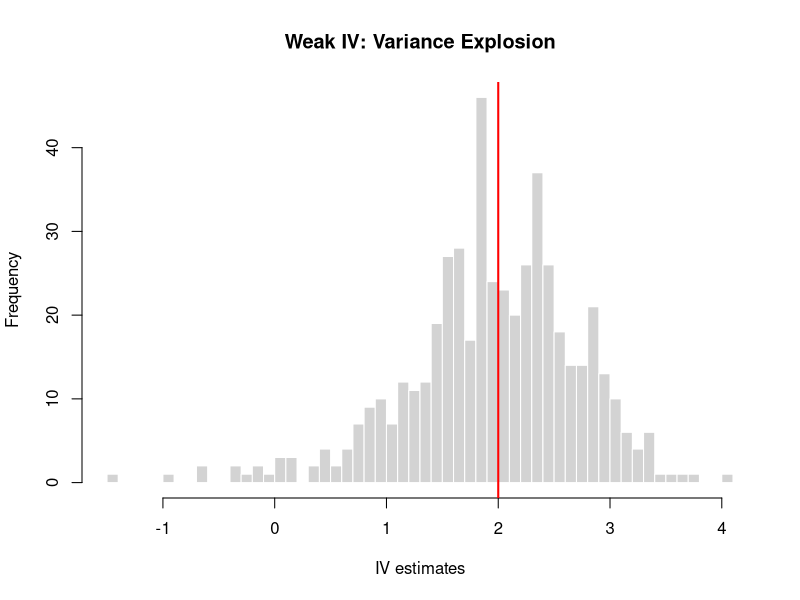

Reproduce this figure in R.
## ---- chunk 1
knitr::opts_chunk$set(comment = NA, fig.align = "center")
## ---- chunk 2
set.seed(123)

n <- 2000

# Unobserved ability
ability <- rnorm(n)

# Weak instrument
z <- rbinom(n, 1, 0.5)

# Treatment: weak dependence on z
treat <- 0.3 * z + 0.7 * ability + rnorm(n)
treat <- as.integer(treat > median(treat))

# Potential outcomes
y0 <- 10 + ability + rnorm(n)
y1 <- y0 + 2

# Observed outcome
y <- y0 + treat * (y1 - y0)

case3B <- data.frame(y, treat, z, ability, y0, y1)
## ---- chunk 3
ols <- lm(y ~ treat, data = case3B)
summary(ols)
## ---- chunk 4
fs <- lm(treat ~ z, data = case3B)
summary(fs)
## ---- chunk 5
# Wald estimator
wald <- cov(case3B$y, case3B$z) / cov(case3B$treat, case3B$z)
wald
## ---- chunk 6
# Two-stage least squares
library(AER)
iv_2sls <- ivreg(y ~ treat | z, data = case3B)
summary(iv_2sls)
## ---- chunk 7
set.seed(123)

B <- 500
iv_estimates <- numeric(B)

for (b in 1:B) {

  ability <- rnorm(n)
  z <- rbinom(n, 1, 0.5)

  treat <- 0.3 * z + 0.7 * ability + rnorm(n)
  treat <- as.integer(treat > median(treat))

  y0 <- 10 + ability + rnorm(n)
  y1 <- y0 + 2
  y <- y0 + treat * (y1 - y0)

  iv_estimates[b] <- cov(y, z) / cov(treat, z)
}

hist(
  iv_estimates,
  breaks = 40,
  col = "lightgray",
  border = "white",
  main = "Weak IV: Variance Explosion",
  xlab = "IV estimates"
)

abline(v = 2, col = "red", lwd = 2)
## ---- chunk 8
mean(case3B$y1 - case3B$y0)
